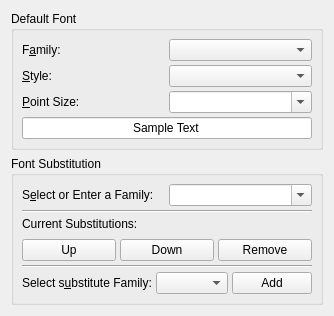
      <widget class="QWidget" name="tab2">
       <attribute name="title">
        <string>Fonts</string>
       </attribute>
       <layout class="QVBoxLayout">
        <item>
         <widget class="QGroupBox" name="GroupBox1">
          <property name="title">
           <string>Default Font</string>
          </property>
          <layout class="QGridLayout">
           <property name="margin">
            <number>8</number>
           </property>
           <property name="spacing">
            <number>4</number>
           </property>
           <item row="1" column="1">
            <widget class="QComboBox" name="stylecombo">
             <property name="autoCompletion">
              <bool>true</bool>
             </property>
             <property name="duplicatesEnabled">
              <bool>false</bool>
             </property>
            </widget>
           </item>
           <item row="0" column="1">
            <widget class="QComboBox" name="familycombo">
             <property name="autoCompletion">
              <bool>true</bool>
             </property>
             <property name="duplicatesEnabled">
              <bool>false</bool>
             </property>
            </widget>
           </item>
           <item row="2" column="1">
            <widget class="QComboBox" name="psizecombo">
             <property name="editable">
              <bool>true</bool>
             </property>
             <property name="autoCompletion">
              <bool>true</bool>
             </property>
             <property name="duplicatesEnabled">
              <bool>false</bool>
             </property>
            </widget>
           </item>
           <item row="1" column="0">
            <widget class="QLabel" name="stylebuddy">
             <property name="text">
              <string>&amp;Style:</string>
             </property>
             <property name="buddy">
              <cstring>stylecombo</cstring>
             </property>
            </widget>
           </item>
           <item row="2" column="0">
            <widget class="QLabel" name="psizebuddy">
             <property name="text">
              <string>&amp;Point Size:</string>
             </property>
             <property name="buddy">
              <cstring>psizecombo</cstring>
             </property>
            </widget>
           </item>
           <item row="0" column="0">
            <widget class="QLabel" name="familybuddy">
             <property name="text">
              <string>F&amp;amily:</string>
             </property>
             <property name="buddy">
              <cstring>familycombo</cstring>
             </property>
            </widget>
           </item>
           <item row="3" column="0" colspan="2">
            <widget class="QLineEdit" name="samplelineedit">
             <property name="text">
              <string>Sample Text</string>
             </property>
             <property name="alignment">
              <set>Qt::AlignHCenter</set>
             </property>
            </widget>
           </item>
          </layout>
         </widget>
        </item>
        <item>
         <widget class="QGroupBox" name="GroupBox2">
          <property name="title">
           <string>Font Substitution</string>
          </property>
          <layout class="QVBoxLayout">
           <property name="spacing">
            <number>4</number>
           </property>
           <property name="margin">
            <number>8</number>
           </property>
           <item>
            <layout class="QHBoxLayout">
             <property name="spacing">
              <number>4</number>
             </property>
             <property name="margin">
              <number>0</number>
             </property>
             <item>
              <widget class="QLabel" name="famsubbuddy">
               <property name="text">
                <string>S&amp;elect or Enter a Family:</string>
               </property>
               <property name="buddy">
                <cstring>familysubcombo</cstring>
               </property>
              </widget>
             </item>
             <item>
              <widget class="QComboBox" name="familysubcombo">
               <property name="editable">
                <bool>true</bool>
               </property>
               <property name="autoCompletion">
                <bool>true</bool>
               </property>
               <property name="duplicatesEnabled">
                <bool>false</bool>
               </property>
              </widget>
             </item>
            </layout>
           </item>
           <item>
            <widget class="Line" name="Line1">
             <property name="frameShape">
              <enum>QFrame::HLine</enum>
             </property>
             <property name="frameShadow">
              <enum>QFrame::Sunken</enum>
             </property>
             <property name="orientation">
              <enum>Qt::Horizontal</enum>
             </property>
            </widget>
           </item>
           <item>
            <widget class="QLabel" name="TextLabel5">
             <property name="text">
              <string>Current Substitutions:</string>
             </property>
            </widget>
           </item>
           <item>
            <widget class="Q3ListBox" name="sublistbox"/>
           </item>
           <item>
            <layout class="QHBoxLayout">
             <property name="spacing">
              <number>4</number>
             </property>
             <property name="margin">
              <number>0</number>
             </property>
             <item>
              <widget class="QPushButton" name="PushButton2">
               <property name="text">
                <string>Up</string>
               </property>
              </widget>
             </item>
             <item>
              <widget class="QPushButton" name="PushButton3">
               <property name="text">
                <string>Down</string>
               </property>
              </widget>
             </item>
             <item>
              <widget class="QPushButton" name="PushButton4">
               <property name="text">
                <string>Remove</string>
               </property>
              </widget>
             </item>
            </layout>
           </item>
           <item>
            <widget class="Line" name="Line2">
             <property name="frameShape">
              <enum>QFrame::HLine</enum>
             </property>
             <property name="frameShadow">
              <enum>QFrame::Sunken</enum>
             </property>
             <property name="orientation">
              <enum>Qt::Horizontal</enum>
             </property>
            </widget>
           </item>
           <item>
            <layout class="QHBoxLayout">
             <property name="spacing">
              <number>4</number>
             </property>
             <property name="margin">
              <number>0</number>
             </property>
             <item>
              <widget class="QLabel" name="choosebuddy">
               <property name="text">
                <string>Select s&amp;ubstitute Family:</string>
               </property>
               <property name="buddy">
                <cstring>choosesubcombo</cstring>
               </property>
              </widget>
             </item>
             <item>
              <widget class="QComboBox" name="choosesubcombo">
               <property name="autoCompletion">
                <bool>true</bool>
               </property>
               <property name="duplicatesEnabled">
                <bool>false</bool>
               </property>
              </widget>
             </item>
             <item>
              <widget class="QPushButton" name="PushButton1">
               <property name="text">
                <string>Add</string>
               </property>
              </widget>
             </item>
            </layout>
           </item>
          </layout>
         </widget>
        </item>
       </layout>
      </widget>
